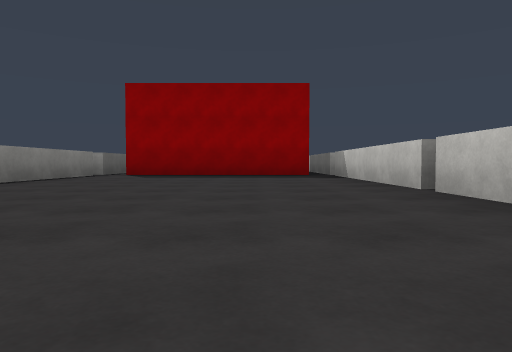
view 1 (above)

16 first-person views from a walk through a 3-D level made in the Unity game engine. The camera is 0.26 m above the floor, tilts 2° down and sees 70° across. The floor is counted in squares, 1 m on a side. Each view is taken from the middle of a square. On the plan, view 1 faces up. The plan holds only what a view shows up to about 9 squares ahead; the rest is blank. The place goes on beyond the plan. Surface patterns are stand-ins for the level's own textures.

view 2
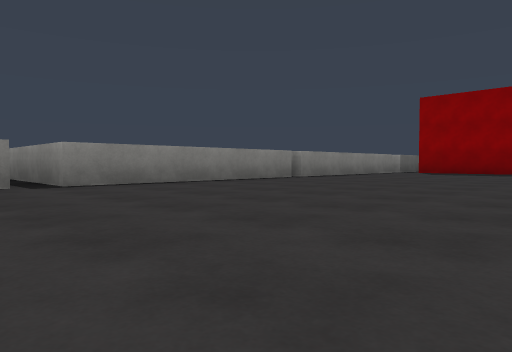

view 3
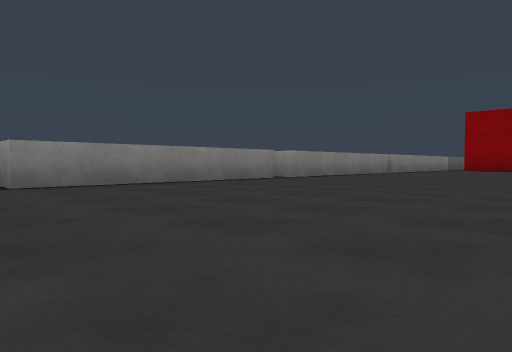

view 4
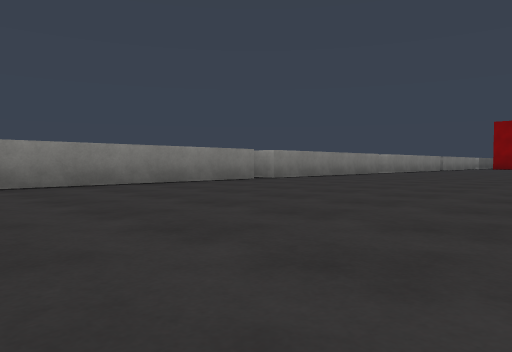

view 5
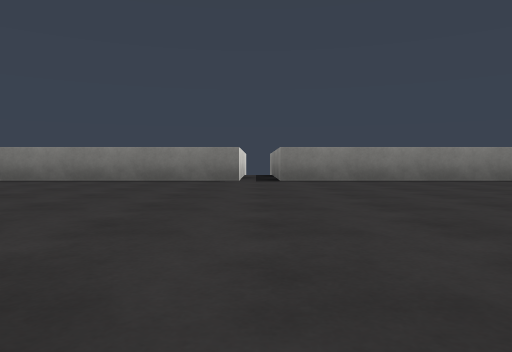

view 6
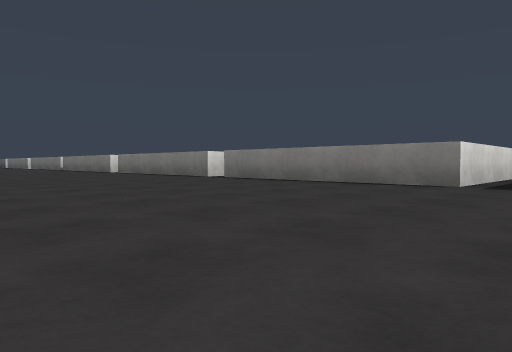

view 7
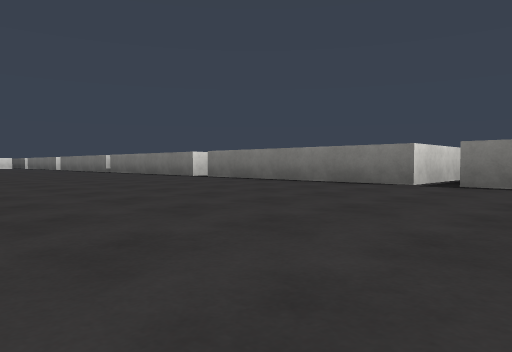

view 8
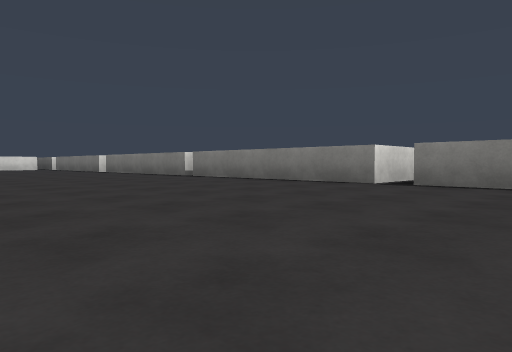

view 9
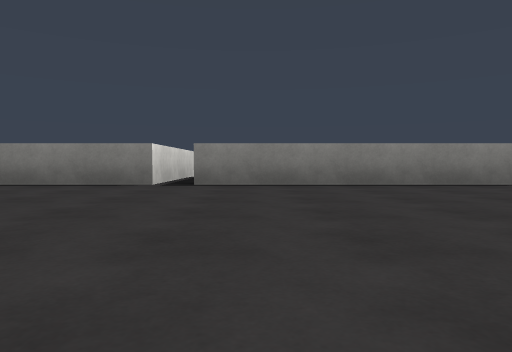

view 10
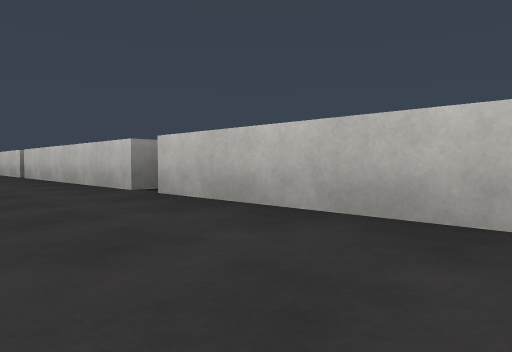

view 11
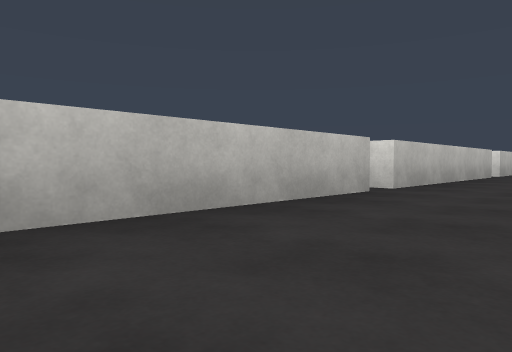

view 12
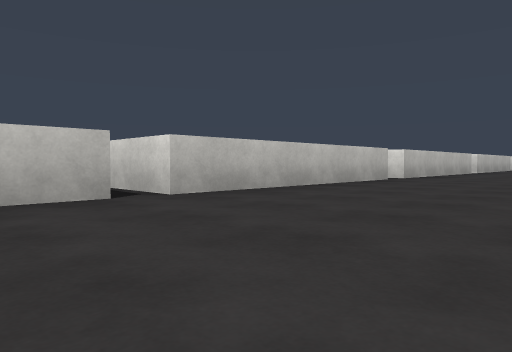

view 13
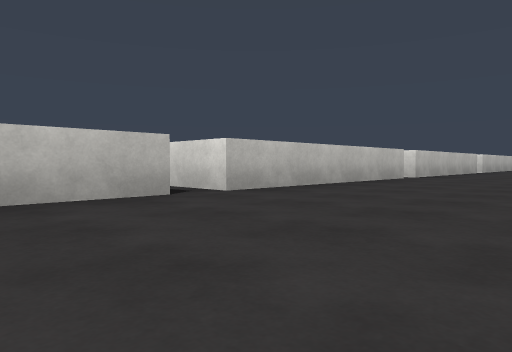

view 14
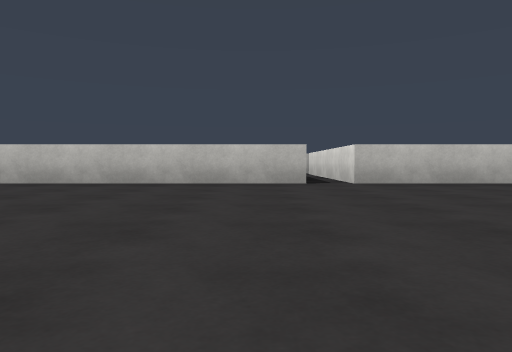

view 15
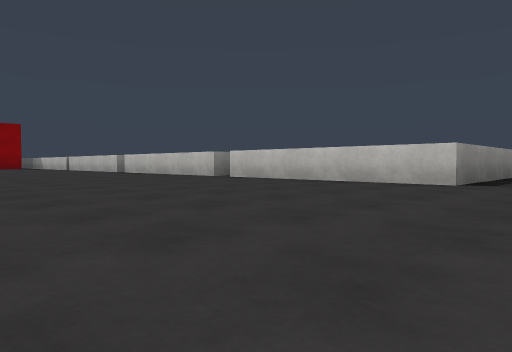

view 16
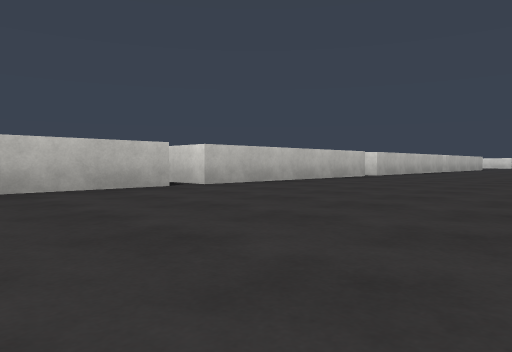

### Floor plan
Points are (right, up) in squares from view 1. A wall is a line through its corners. A room is listed if a view was taken in it or the views show most of it. See-through windows are left out.
Room 1 (views 1, 2, 3, 4, 6, 7, 8, 9, 10, 11, 12, 13, 14, 15, 16)
walls: (-3.4, -5.6) (-3.4, -9.6) (-6.2, -9.6); (1.6, -5.1) (1.6, -1.1); (1.6, -9.6) (1.6, -5.6); (-3.4, -1.1) (-3.4, -5.1); (-6.5, -10.3) (-3.4, -10.3) (-3.4, -14.2); (1.6, -0.8) (1.6, 3.4); (1.6, -14.4) (1.6, -10.3); (-3.4, -14.7) (-3.4, -18.8); (-3.4, 3.4) (-3.4, -0.6) (-6, -0.6); (1.6, 3.6) (1.6, 7.8); (1.6, -18.8) (1.6, -14.7); (-6.4, -19.2) (-3.4, -19.2) (-3.4, -21.5); (1.6, -21.1) (1.6, -19.2); (-3.4, 7.6) (-3.4, 3.6); (1.2, 8) (-2.9, 8); (-3.4, 9) (-3.4, 8.1)
ways out: opening at (1, -10) to room 2; opening at (-3, 8); opening at (1, -1); opening at (2, -19)
Room 2 (view 5)
walls: (4.8, -9.6) (1.6, -9.6); (1.6, -10.3) (5.6, -10.3)
ways out: opening at (1, -10) to room 1

Positions as (right, up) in squares from view 1, and headings:
1: (0, 0), facing up
2: (1, -2), facing up-left
3: (1, -6), facing up-left
4: (1, -10), facing up-left
5: (2, -10), facing left
6: (1, -9), facing down-left
7: (1, -13), facing down-left
8: (1, -17), facing down-left
9: (1, -18), facing left
10: (0, -4), facing up-right
11: (0, -2), facing down-right
12: (-1, -4), facing down-right
13: (-1, -8), facing down-right
14: (-3, -9), facing right
15: (-3, -11), facing up-right
16: (-2, -12), facing down-right
